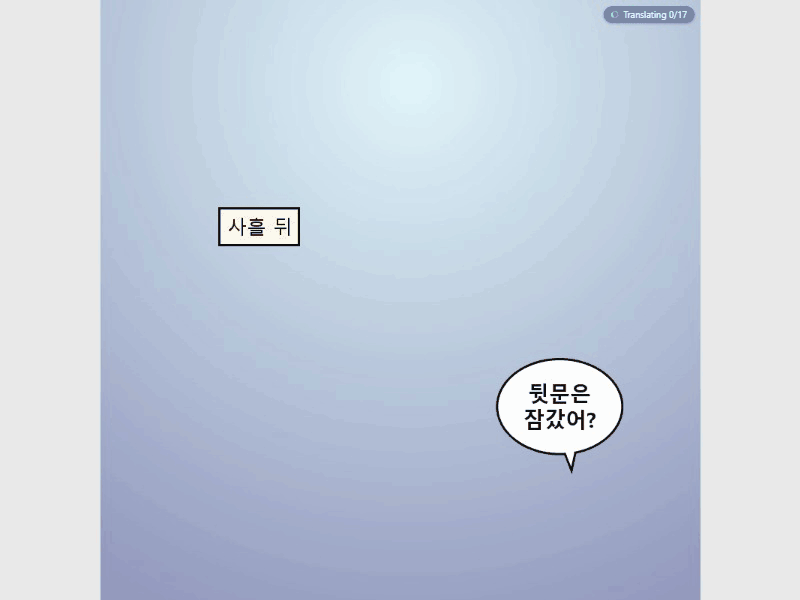
#> input picture docs/images/demo.gif, 800 x 600 px
$ python -i compose_images.py   (imports and definitions only)
#> lines starting #> are read from the running program, lines starting #| are printed output that depends on the picture
"""Compose the README and Chrome Web Store images (docs/images) from the captures of e2e/docs-shots.ts.

    python -I -B tools/docs/compose_images.py --raw <captures> --out docs/images --root .

e2e/docs-shots.ts runs this after it captured the raw screenshots (generated fixtures only, translated
against the local mock server). Python 3.14 + Pillow 12.3, as for tools/fixtures. Titles use the Bangers and
Patrick Hand fonts from node_modules/@fontsource (SIL OFL, also bundled with the extension), else Pillow's
default font.

Outputs: before/after (ko-p01) and before-es/after-es (es-p01) at 600x900; popup, sidepanel and options at
CSS size; demo.gif; store-1..3 (1280x800), promo-small (440x280) and marquee (1400x560). A PNG over
MAX_PNG_BYTES is reduced to 256 colours; the GIF drops frames, then shrinks, until it is under MAX_GIF_BYTES.
"""

import argparse
import json
import sys
from pathlib import Path

from PIL import Image, ImageChops, ImageDraw, ImageFilter, ImageFont

MAX_PNG_BYTES = 400_000
MAX_GIF_BYTES = 4_000_000
PAGE_SIZE = (600, 900)
# Brand colours of the logo (scripts/make-icons.py): indigo to a deep violet, amber accents.
BRAND = (79, 70, 229)
BRAND_DARK = (88, 28, 135)
INK = (33, 33, 33)
WHITE = (255, 255, 255)
YELLOW = (251, 191, 36)
RED = (218, 37, 29)
TAGLINE = "Read any comic, manga or webtoon\nin your language, right where it is."

ROOT = Path(".")
written: list[tuple[str, str]] = []


# [6 lines left out: function font, not called in this run]


def title_font(size: int) -> ImageFont.FreeTypeFont | ImageFont.ImageFont:
    return font("bangers", size)


def text_font(size: int) -> ImageFont.FreeTypeFont | ImageFont.ImageFont:
    return font("patrick-hand", size)


# [11 lines left out: functions save_png, scaled, not called in this run]


def fit(img: Image.Image, w: int, h: int) -> Image.Image:
    return scaled(img, min(w / img.width, h / img.height))


# [23 lines left out: functions gradient, paste_card, not called in this run]


def content_box(img: Image.Image, pad: int = 24) -> Image.Image:
    """Crops a screenshot to what differs from its background (the colour of its top-left corner)."""
    bg = Image.new("RGB", img.size, img.getpixel((2, 2)))
    box = ImageChops.difference(img, bg).convert("L").point(lambda v: 255 if v > 16 else 0).getbbox()
    if box is None:
        return img
    return img.crop(
        (
            max(0, box[0] - pad),
            max(0, box[1] - pad),
            min(img.width, box[2] + pad),
            min(img.height, box[3] + pad),
        )
    )


# [14 lines left out: functions centered_text, pill, not called in this run]


def load(raw: Path, name: str) -> Image.Image:
    return Image.open(raw / name).convert("RGB")


# --------------------------------------------------------------------------- README images


# [193 lines left out: functions pages, ui, demo, header, store_1, store_2 and 5 more, not called in this run]


# [2 lines not run here, left out]

>>> from PIL import Image
>>> picture = Image.open('../../docs/images/demo.gif')
#> picture is the input picture: PIL image 800x600 P; mean R, G, B 196.5, 206.5, 221.5
>>> result = content_box(picture)
#> in content_box, `bg = Image.new("RGB", img.size, img.getpixel((2, 2)))`:
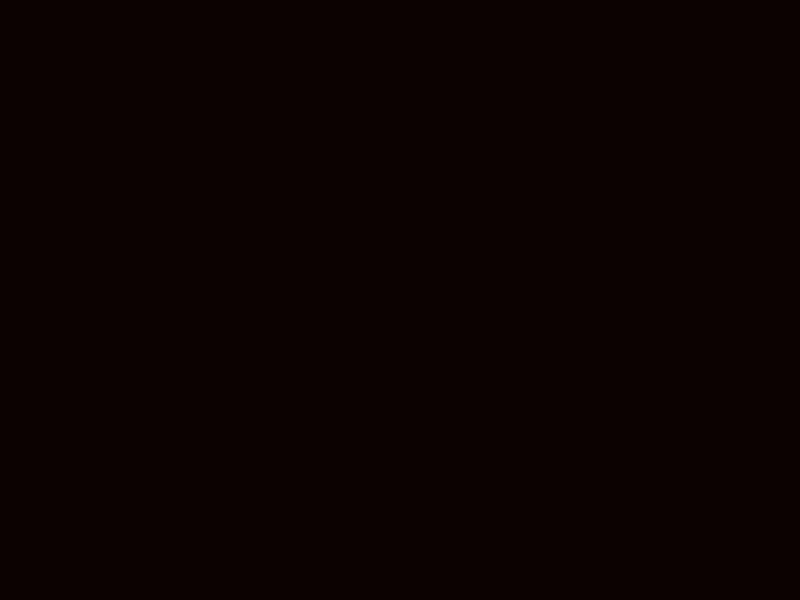
#> bg: PIL image 800x600 RGB; mean R, G, B 12, 0, 0
#> (the run stopped early here; a loop or call above may not have finished)
